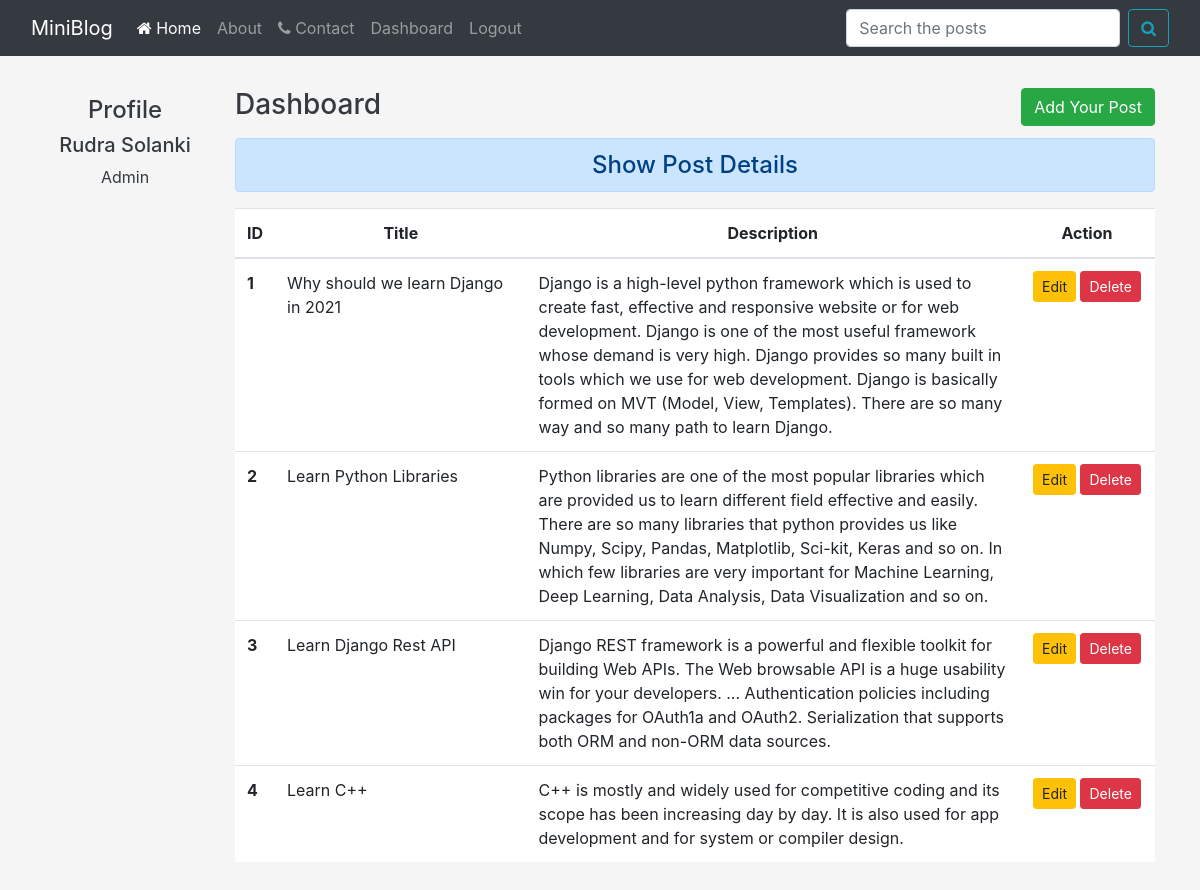
The page /dashboard/ (signed in) on the database its author committed.
### blog/models.py (models this page shows, shortened)
class Post(models.Model):
    user = models.ForeignKey(settings.AUTH_USER_MODEL, default=1, on_delete=models.CASCADE)
    title = models.CharField(max_length=150)
    disc = models.TextField()
    likes = models.ManyToManyField(User, related_name='like', default=None, blank=True)

### blog/views.py (the view)
# urls.py: path('dashboard/', views.dashboard, name='dashboard'),
@login_required
def dashboard(request):
    if request.user.is_authenticated:
        posts = Post.objects.all()
        user = request.user
        full_name = user.get_full_name()
        grp = user.groups.all()
        return render(request, 'blog/dashboard.html', {'posts':posts, 'full_name':full_name, 'groups':grp})
    else:
        return HttpResponseRedirect('/login/')

### blog/templates/blog/dashboard.html (shortened to what this page needs)
{% extends 'blog/base.html' %}
{% load static %}
{% block side %}
<div class="container my-3">
 <div class="row">
  <div class="col-sm-2 border-end text-dark my-3 text-center">
    <h4 class="my-2">Profile</h4>
    <h5>{{ full_name }}</h5>
    {% for group in groups %}
      <p>{{group.name}}</p>
    {% endfor %}
  </div>
{% endblock side %}
{% block content %}
  <div class="col-sm-10">
    <h3 class="text-dark my-3">Dashboard <a href="{% url 'addp' %}" class="btn btn-success float-right">Add Your Post</a></h3>
    <h4 class="text-center alert alert-primary mt-3">Show Post Details</h4>
    {% if posts %}
      <table class="table table-hover bg-white">
        <thead>
          <tr class="text-center">
            <th scope="col" style="width:2%">ID</th>
            <th scope="col" style="width:28%">Title</th>
            <th scope="col" style="width:55%">Description</th>
            <th scope="col" style="width:15%">Action</th>
          </tr>
        </thead>
        <tbody>
          {% for post in posts %}
          <tr>
            <th scope="row">{{post.id}}</th>
            <td>{{post.title}}</td>
            <td>{{post.disc}}</td>
            <td class="text-center">
              <a href="{% url 'editp' post.id %}" class="btn btn-warning btn-sm">Edit </a>
              {% if perms.blog.delete_post %}
              <form action="{% url 'deletep' post.id %}" method="post" class="d-inline">
                <input class="btn btn-danger btn-sm" type="submit" value="Delete">
              </form>
                {% endif %}
            </td>
          </tr>
          {% endfor %}
        </tbody>
      </table>
    {% else %}
    <h4 class="text-center alert alert-warning">No Records</h4>
    {% endif %}
  </div>
 </div>
</div>
{% endblock content %}

### blog/templates/blog/base.html (shortened to what this page needs)
<!DOCTYPE html>
{% load static %}
<html lang="en">
<head>
    <link rel="stylesheet" href="{% static 'blog/css/style.css' %}">
    <link rel="stylesheet" href="{% static 'blog/css/bootstrap.css' %}">
    <link rel="stylesheet" href="https://cdnjs.cloudflare.com/ajax/libs/font-awesome/4.7.0/css/font-awesome.min.css">
</head>
<body>
  <div class="container-fluid bg-dark">
    {% include 'blog/navbar.html' %}
  </div>
  <div class="container">
    <div class="row">
      {% block side %}
      {% endblock side %}
      {% block content %}
      {% endblock content %}
    </div>
  </div>
</body>
</html>

### blog/templates/blog/navbar.html (shortened to what this page needs)
{% load static %}
<nav id="nav" class="navbar navbar-expand-lg navbar-dark bg-dark">
    <a class="navbar-brand" href="/">MiniBlog</a>
    <div class="collapse navbar-collapse" id="navbarNav">
      <ul class="navbar-nav">
        <li class="nav-item active">
          <a class="nav-link" href="/"><i class="fa fa-home" aria-hidden="true"></i> Home <span class="sr-only">(current)</span></a>
        </li>
        <li class="nav-item">
          <a class="nav-link" href="{% url 'about' %}">About</a>
        </li>
        <li class="nav-item">
          <a class="nav-link" href="{% url 'contact' %}"> <i class="fa fa-phone" aria-hidden="true"></i> Contact</a>
        </li>
        {% if request.user.is_authenticated %}
        <li class="nav-item">
            <a class="nav-link" href="{% url 'dashboard' %}">  Dashboard</a>
        </li>
          <li class="nav-item">
            <a class="nav-link" href="{% url 'logout' %}">Logout</a>
        </li>
        {% endif %}
      </ul>
    </div>
    <form action="{% url 'searchpost' %}" method="POST" class="form-inline my-2 my-lg-0">
      <input class="form-control mr-sm-2" type="search" placeholder="Search the posts" aria-label="Search" name="searched">
      <button class="btn btn-outline-info my-2 my-sm-0" type="submit"> <i class="fa fa-search" aria-hidden="true"></i> </button>
    </form>
  </nav>

### blog/static/blog/css/style.css (style rules this page uses)
body { background-color: whitesmoke!important; color: white; }
form { color: rgb(178, 170, 170); }
.form-control { background-color: rgb(245, 240, 240); }

### rows shown on the page
Post: id "1", title "Why should we learn Django in 2021", disc "Django is a high-level python framework which is used to create fast, effective and responsive website or for web development. Django is one of the most useful framework whose demand is very high. Django provides so many built in tools which we use for web development. Django is basically formed on MVT (Model, View, Templates). There are so many way and so many path to learn Django."
Post: id "2", title "Learn Python Libraries", disc "Python libraries are one of the most popular libraries which are provided us to learn different field effective and easily. There are so many libraries that python provides us like Numpy, Scipy, Pandas, Matplotlib, Sci-kit, Keras and so on. In which few libraries are very important for Machine Learning, Deep Learning, Data Analysis, Data Visualization and so on."
Post: id "3", title "Learn Django Rest API", disc "Django REST framework is a powerful and flexible toolkit for building Web APIs. The Web browsable API is a huge usability win for your developers. ... Authentication policies including packages for OAuth1a and OAuth2. Serialization that supports both ORM and non-ORM data sources."
Post: id "4", title "Learn C++", disc "C++ is mostly and widely used for competitive coding and its scope has been increasing day by day. It is also used for app development and for system or compiler design."

### other values the page prints
{{ full_name }} "Rudra Solanki"
{{ group.name }} "Admin"
